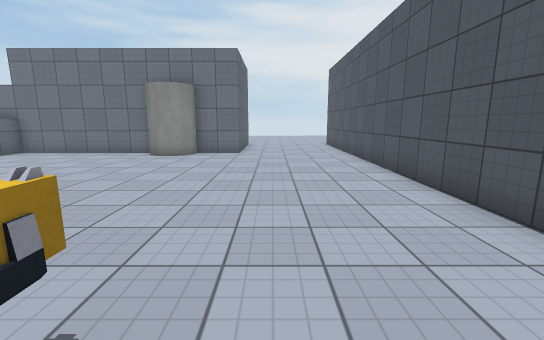
view 1 (above)

13 first-person views from a walk through a scene from a Unity 3-D project. The camera is 1.4 m above the floor, tilts 10° down and sees 90° across. The floor is counted in squares, 1 m on a side. Each view is taken from the middle of a square. On the plan, view 1 faces up. The plan holds only what a view shows up to about 13 squares ahead; the rest is blank. The place goes on beyond the plan. The player character is not drawn. Some surface patterns are stand-ins.

view 2
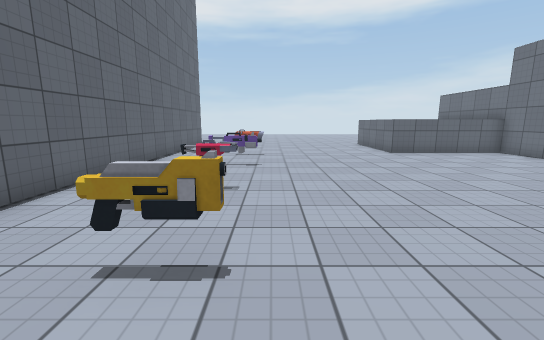

view 3
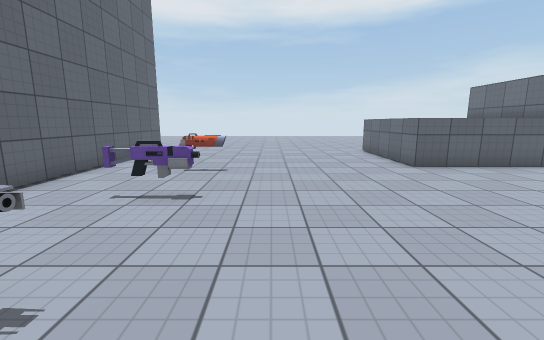

view 4
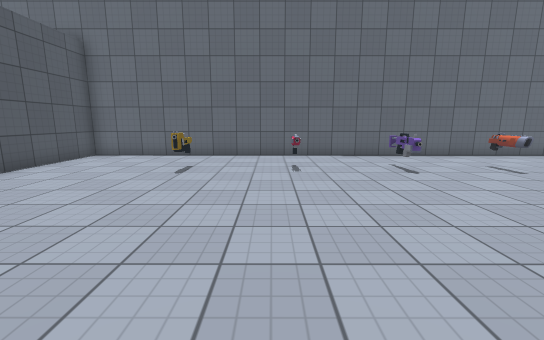

view 5
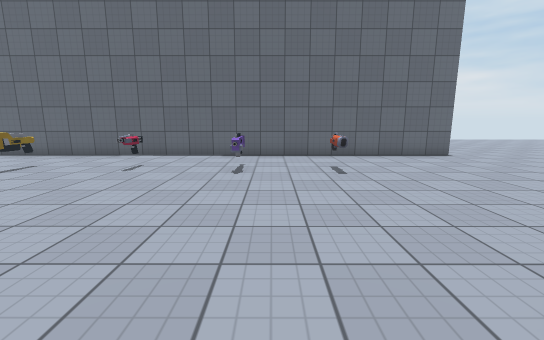

view 6
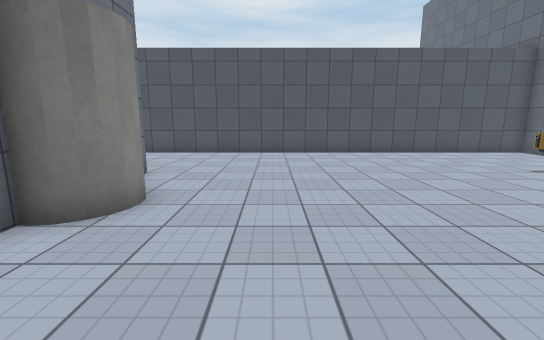

view 7
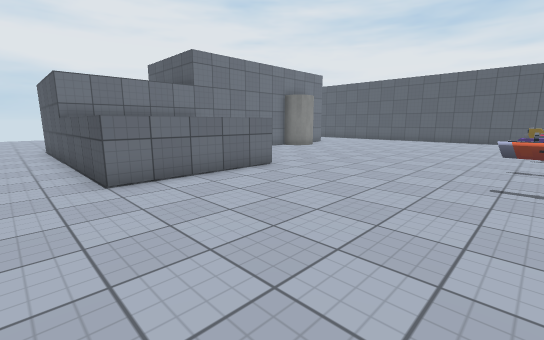

view 8
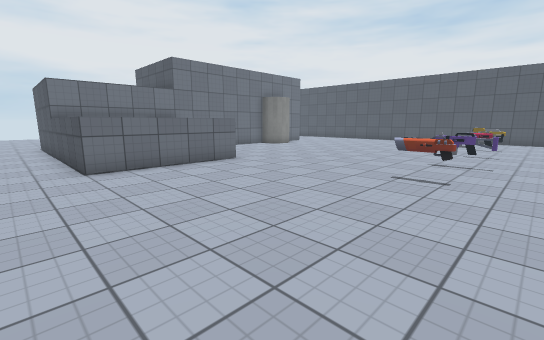

view 9
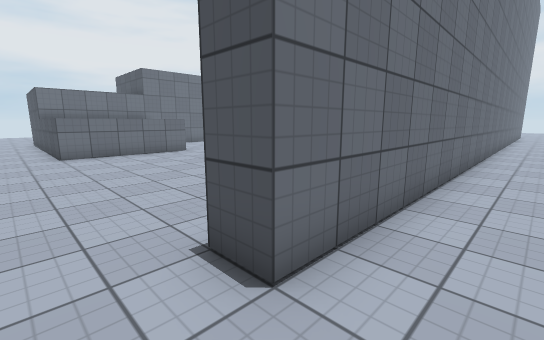

view 10
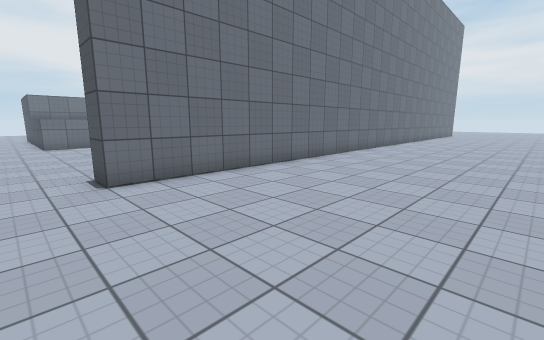

view 11
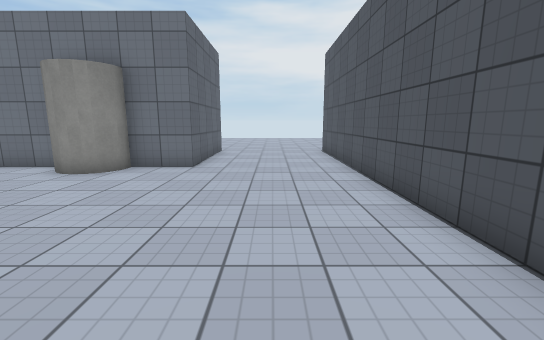

view 12
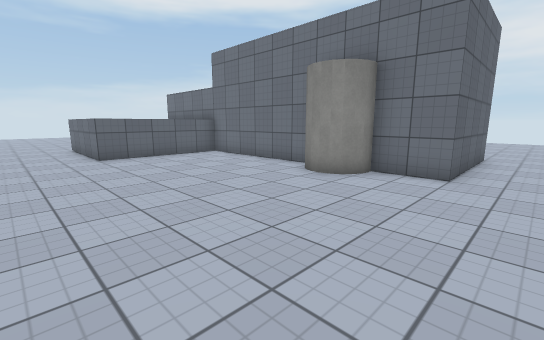

view 13
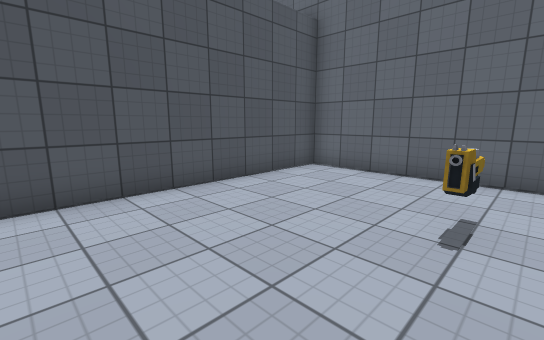

### Floor plan
Points are (right, up) in squares from view 1. A wall is a line through its corners. A room is listed if a view was taken in it or the views show most of it. See-through windows are left out.
Room 1 (views 1, 2, 3, 4, 5, 6, 7, 8, 11, 12, 13)
walls: (-5.5, 12.5) (-16.5, 12.5); (-11.5, 12.6) (-11.5, 7.5) (-16.5, 7.5) (-16.5, 14.5); (-1.5, 14.5) (-1.5, 12.5) (-3.5, 12.5); (-16.5, -3.5) (-16.5, -2.5) (3.5, -2.5) (3.5, 14.5)
ways out: opening at (-17.5, -3) to room 2
objects: other object (-11, 0) to (-11, 2); gun (-8, 0) to (-8, 2); gun (-5, 0) to (-5, 1); cylinder (-5, 11) to (-4, 13); gun (-1, 0) to (-1, 1)
Room 2 (views 9, 10)
walls: (-0.9, -3.5) (-16.5, -3.5)
ways out: opening at (-17.5, -3) to room 1

Positions as (right, up) in squares from view 1, and headings:
1: (0, 0), facing up
2: (1, 2), facing left
3: (-3, 3), facing left
4: (-4, 9), facing down
5: (-9, 9), facing down
6: (-9, 9), facing right
7: (-18, 1), facing up-right
8: (-18, -1), facing up-right
9: (-18, -5), facing up-right
10: (-18, -10), facing up-right
11: (1, 4), facing up
12: (0, 5), facing up-left
13: (-2, 5), facing down-right
